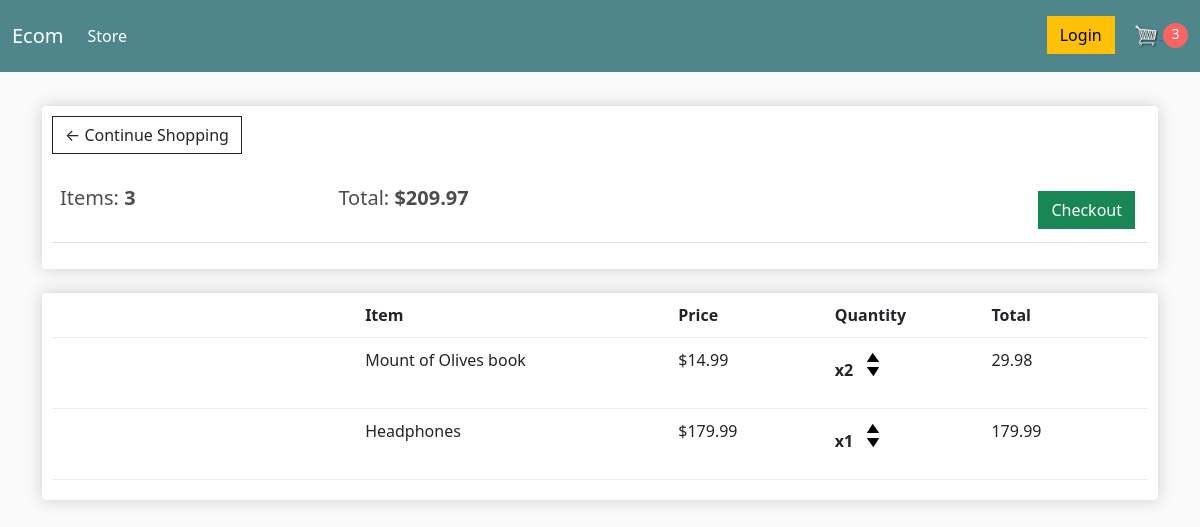
The app's page /cart/ (signed in) with its own data.
### store/models.py (models this page shows, shortened)
class Order(models.Model):
    customer = models.ForeignKey(
        Customer, on_delete=models.SET_NULL, null=True, blank=True
    )
    date_ordered = models.DateTimeField(auto_now_add=True)
    complete = models.BooleanField(default=False)
    transaction_id = models.CharField(max_length=200, null=True)
    @property
    def get_cart_total(self):
        orderitems = self.orderitem_set.all()
        total = sum([item.get_total for item in orderitems])
        return total
    @property
    def get_cart_items(self):
        orderitems = self.orderitem_set.all()
        total = sum([item.quantity for item in orderitems])
        return total

class OrderItem(models.Model):
    product = models.ForeignKey(
        Product, on_delete=models.SET_NULL, null=True, blank=True
    )
    order = models.ForeignKey(Order, on_delete=models.SET_NULL, null=True, blank=True)
    quantity = models.IntegerField(default=0, null=True, blank=True)
    date_added = models.DateTimeField(auto_now_add=True)
    @property
    def get_total(self):
        total = self.product.price * self.quantity
        return total

class Product(models.Model):
    name = models.CharField(max_length=200)
    price = models.FloatField()
    digital = models.BooleanField(default=False, null=True, blank=True)
    image = models.ImageField(null=True, blank=True)

### store/views.py (the view)
# urls.py: path("cart/", views.cart, name="cart"),
def cart(request):
    data = cartData(request)
    cartItems = data["cartItems"]
    order = data["order"]
    items = data["items"]
    context = {"items": items, "order": order, "cartItems": cartItems}
    return render(request, "store/cart.html", context)

### store/utils.py (called while the page is built)
def cartData(request):
    if request.user.is_authenticated:
        customer = request.user.customer
        order, created = Order.objects.get_or_create(customer=customer, complete=False)
        items = order.orderitem_set.all()
        cartItems = order.get_cart_items
    else:
        cookieData = cookieCart(request)
        cartItems = cookieData["cartItems"]
        order = cookieData["order"]
        items = cookieData["items"]
    return {"items": items, "order": order, 'cartItems': cartItems}

### store/templates/store/cart.html
{% extends 'store/main.html' %}
{% load static %}
{% block content %}
    <div class="row">
        <div class="col-lg-12">
            <div class="box-element">
                <a  class="btn btn-outline-dark" href="{% url 'store' %}">&#x2190; Continue Shopping</a>
                <br>
                <br>
                <table class="table">
                    <tr>
                        <th><h5>Items: <strong>{{ order.get_cart_items }}</strong></h5></th>
                        <th><h5>Total:<strong> ${{ order.get_cart_total|floatformat:2 }}</strong></h5></th>
                        <th>
                            <a  style="float:right; margin:5px;" class="btn btn-success"
                                href="{% url 'checkout' %}">Checkout</a>
                        </th>
                    </tr>
                </table>
            </div>
            <br>
            <div class="box-element">
                <div class="cart-row">
                <div style="flex:2"></div>
                <div style="flex:2"><strong>Item</strong></div>
                <div style="flex:1"><strong>Price</strong></div>
                <div style="flex:1"><strong>Quantity</strong></div>
                <div style="flex:1"><strong>Total</strong></div>
            </div>
            {% for item in items %}
                <div class="cart-row">
                    <div style="flex:2"><img class="row-image" src="{{ item.product.image_url }}"></div>
                    <div style="flex:2"><p>{{ item.product.name }}</p></div>
                    <div style="flex:1"><p>${{ item.product.price|floatformat:2 }}</p></div>
                    <div style="flex:1">
                        <p class="quantity">x{{ item.quantity }}</p>
                        <div class="quantity">
                            <img class="chg-quantity cart-ops" data-product="{{ item.product.id }}"
                                data-action="add" src="{% static  'images/arrow-up.png' %}">
                            <img class="chg-quantity cart-ops" data-product="{{ item.product.id }}"
                                data-action="remove" src="{% static  'images/arrow-down.png' %}">
                        </div>
                    </div>
                    <div style="flex:1"><p>{{ item.get_total|floatformat:2 }}</p></div>
                </div>
            {% endfor %}
        </div>
    </div>
{% endblock content %}

### ecommerce/static/css/main.css (style rules this page uses)
body { background-color: hsl(0, 0%, 98%); }
h1, h2, h3, h4, h5, h6 { color: hsl(0, 0%, 30%); }
.box-element { box-shadow: hsl(0, 0%, 80%) 0 0 16px; background-color: #fff; border-radius: 4px; padding: 10px; }
.col-lg-4, .col-lg-6, .col-lg-8, .col-lg-12 { margin-top: 10px; }
.btn { border-radius: 0; }
.cart-row { display: flex; align-items: flex-stretch; padding-bottom: 10px; margin-bottom: 10px; border-bottom: 1px solid #ececec; }
.quantity { display: inline-block; font-weight: 700; padding-right: 10px; }
.chg-quantity { width: 12px; cursor: pointer; display: block; margin-top: 5px; transition: .1s; }

### records on screen
Order: get_cart_items "3", get_cart_total "209.97"
OrderItem: product.name "Mount of Olives book", product.price "14.99", quantity "2", get_total "29.98"
OrderItem: product.name "Headphones", product.price "179.99", quantity "1", get_total "179.99"

### other values on screen
{{ cartItems }} "3"
